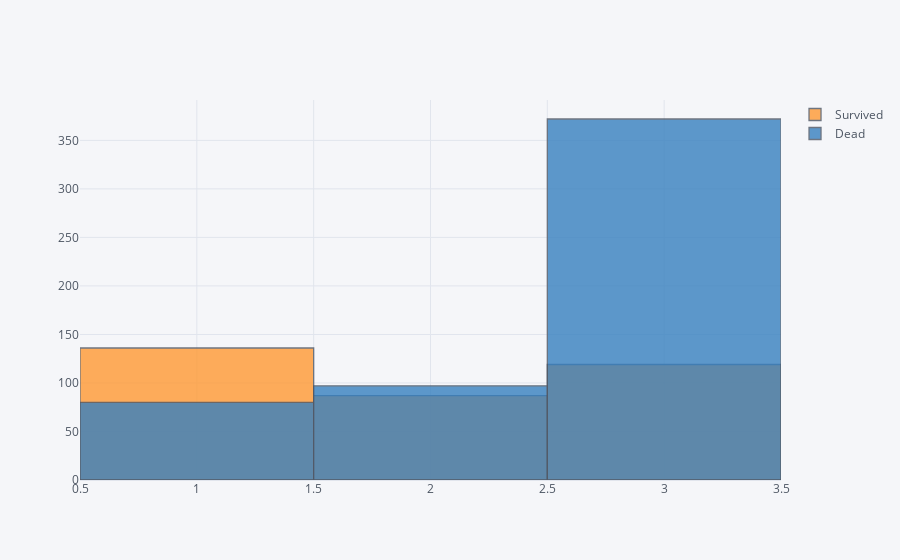

Notebook source saved alongside this figure:
### Markdown cell above
### Pclass -> Survived 관계

### Code cell
ntrain = 891
train = df[:ntrain]
survived = train[train['Survived'] == 1]['Pclass']
dead = train[train['Survived'] == 0]['Pclass']
df_temp1 = pd.concat([survived, dead], axis=1, keys=['Survived', 'Dead'])
df_temp1.iplot(kind='histogram')

### Figure 1 — Plotly figure (JSON) as saved in the notebook; plotly's stock layout.template omitted (floating-point values rounded to 4 significant figures; data arrays with more than 128 entries replaced by an {"elided": "..."} marker saying what was removed)
{"data": [{"histfunc": "count", "histnorm": "", "marker": {"color": "rgba(255, 153, 51, 1.0)", "line": {"color": "#4D5663", "width": 1.3}}, "name": "Survived", "opacity": 0.8, "orientation": "v", "x": {"elided": "891 float values"}, "type": "histogram"}, {"histfunc": "count", "histnorm": "", "marker": {"color": "rgba(55, 128, 191, 1.0)", "line": {"color": "#4D5663", "width": 1.3}}, "name": "Dead", "opacity": 0.8, "orientation": "v", "x": {"elided": "891 float values"}, "type": "histogram"}], "layout": {"barmode": "overlay", "legend": {"bgcolor": "#F5F6F9", "font": {"color": "#4D5663"}}, "paper_bgcolor": "#F5F6F9", "plot_bgcolor": "#F5F6F9", "title": {"font": {"color": "#4D5663"}}, "xaxis": {"gridcolor": "#E1E5ED", "showgrid": true, "tickfont": {"color": "#4D5663"}, "title": {"font": {"color": "#4D5663"}, "text": ""}, "zerolinecolor": "#E1E5ED"}, "yaxis": {"gridcolor": "#E1E5ED", "showgrid": true, "tickfont": {"color": "#4D5663"}, "title": {"font": {"color": "#4D5663"}, "text": ""}, "zerolinecolor": "#E1E5ED"}}}
